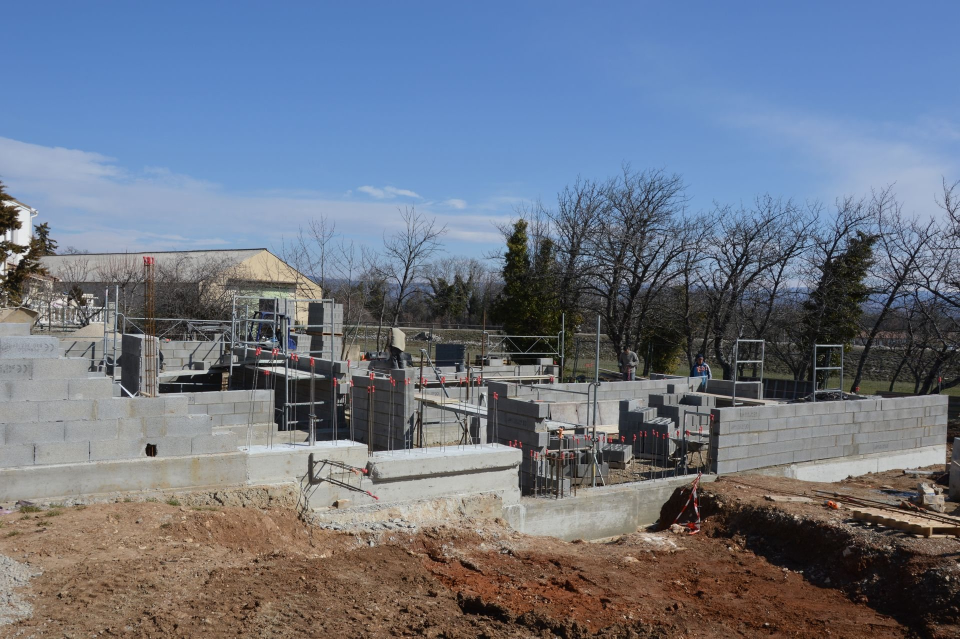
#> input picture artisans/studio/photos/macon/accueil.jpg, 1920 x 1277 px, given in place of nue6Esmpk3M.jpg, which was not available (shown at 1/2 size)
$ python preparer-photos.py ../../artisans/studio/photos/macon/accueil.jpg
#> lines starting #> are read from the running program, lines starting #| are printed output that depends on the picture
#> in sortir, im is the input picture: PIL image 1920x1277 RGB; mean R, G, B 108.9, 117.3, 132.5
# Prépare les photographies du site à partir des originaux téléchargés (voir IMAGES.md).
# Usage : python3 scripts/preparer-photos.py <dossier des originaux nommés <identifiant Unsplash>.jpg>
import sys, os
from PIL import Image, ImageEnhance

SRC = sys.argv[1]
DEST = os.path.join(os.path.dirname(__file__), "..", "public", "media", "photos")

def cadrer(im, ratio, fx, fy):
#> called with ratio = 1.5, fx = 0.5, fy = 0.6
    w, h = im.size
#> w = 1920; h = 1277
    if w / h > ratio:
        nw = int(h * ratio); x = int((w - nw) * fx); return im.crop((x, 0, x + nw, h))
#> after `nw = int(h * ratio)`: nw = 1915
#> after `x = int((w - nw) * fx)`: x = 2
    nh = int(w / ratio); y = int((h - nh) * fy); return im.crop((0, y, w, y + nh))

def sortir(ident, nom, taille, fx=0.5, fy=0.5, q=78, fmt="webp", lum=1.0):
    im = Image.open(os.path.join(SRC, ident + ".jpg")).convert("RGB")
    im = cadrer(im, taille[0] / taille[1], fx, fy).resize(taille, Image.LANCZOS)
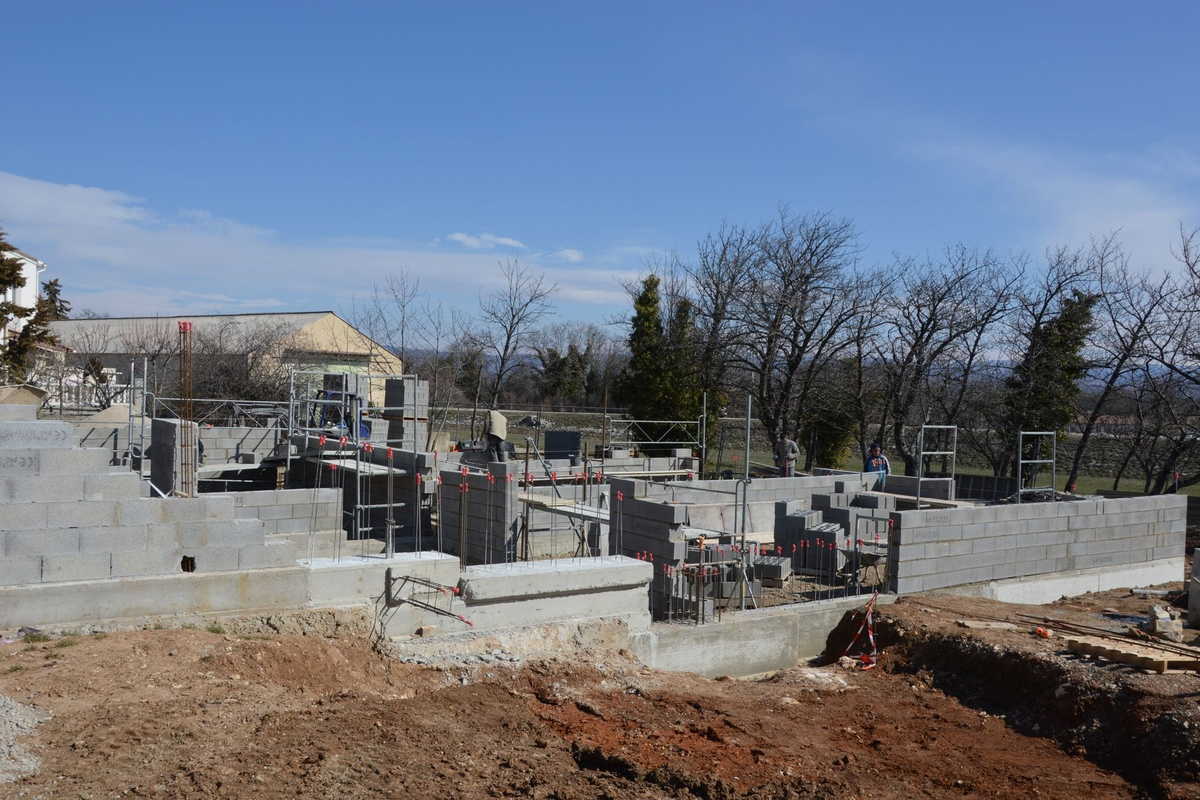
#> im: PIL image 1200x800 RGB; mean R, G, B 108.9, 117.3, 132.6
    if lum != 1.0: im = ImageEnhance.Brightness(im).enhance(lum)  # fond clair assombri pour rester dans le ton du site
    f = os.path.join(DEST, f"{nom}.{fmt}")
    if fmt == "webp": im.save(f, "WEBP", quality=q, method=6)
    else: im.save(f, "JPEG", quality=q, optimize=True, progressive=True)
    print(f"{nom}.{fmt:5} {taille[0]}x{taille[1]}  {os.path.getsize(f)//1024} ko")

V, P = (720, 1280), (360, 640)
# Couverture
# Clôture (affichée floutée : petite taille suffisante)
sortir("nue6Esmpk3M", "cloture", (1200, 800), fy=0.6, q=60)
# Anatomie d'une publicité
sortir("YhMFYJZgMA0", "temps-01-accroche", V, 0.5, 0.3)
#> call 2 of sortir, with ident = 'YhMFYJZgMA0', nom = 'temps-01-accroche', taille = (720, 1280), fx = 0.5, fy = 0.3, q = 78, fmt = 'webp', lum = 1
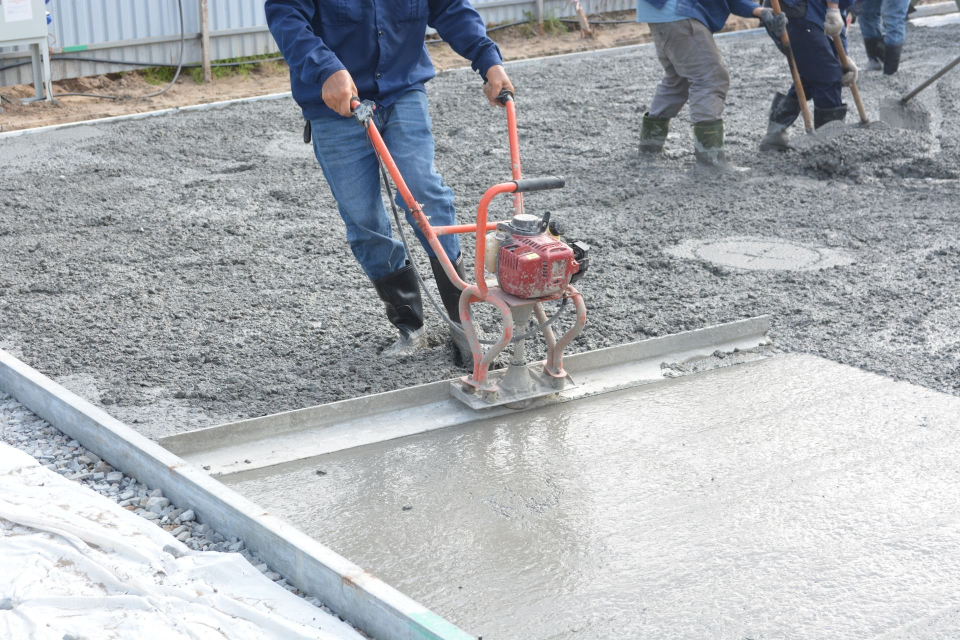
#> input picture artisans/studio/photos/macon/dalle.jpg, 1920 x 1280 px, given in place of YhMFYJZgMA0.jpg, which was not available (shown at 1/2 size)
#> in sortir, im is the input picture: PIL image 1920x1280 RGB; mean R, G, B 170.6, 173.9, 178
#> call 2 of cadrer, with ratio = 0.562, fx = 0.5, fy = 0.3
#> in cadrer (call 2), `return im.crop((x, 0, x + nw, h))`:
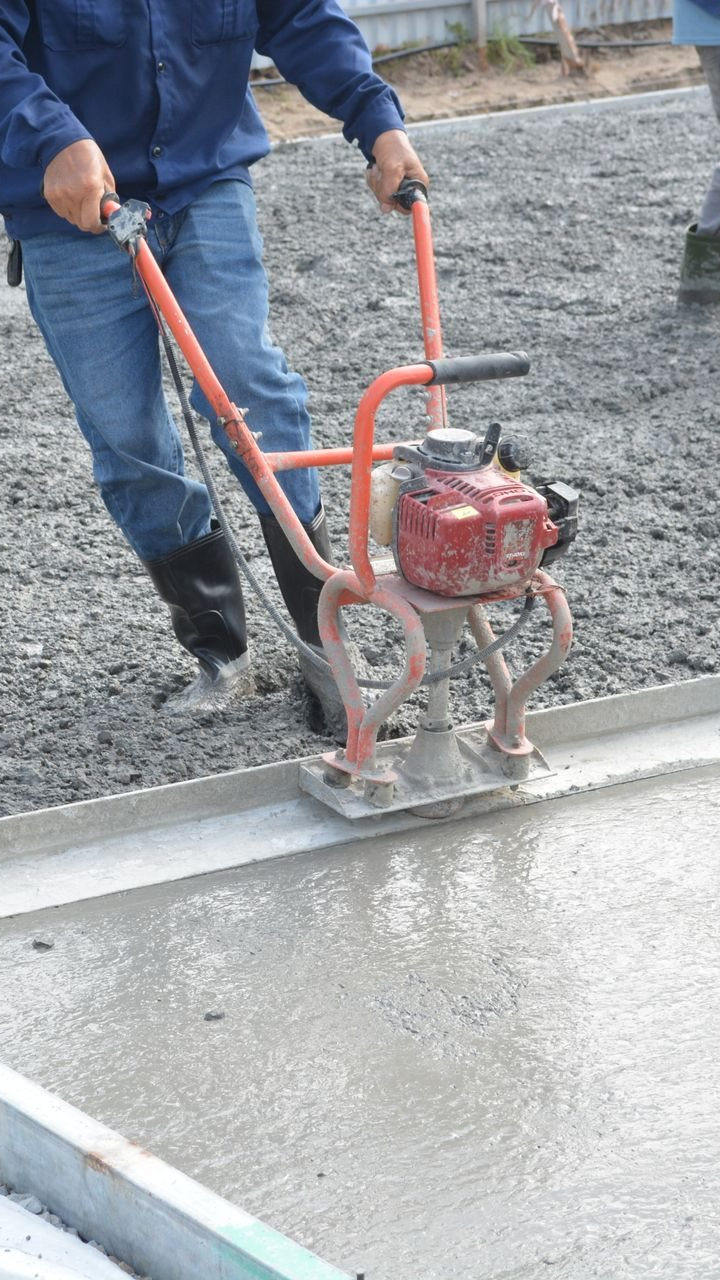
#> returned value: PIL image 720x1280 RGB; mean R, G, B 158.2, 160.6, 165.7
sortir("o6fSMrsqHOk", "temps-02-preuve", V, 0.4, 0.5)
#> call 3 of cadrer, with ratio = 0.562, fx = 0.4, fy = 0.5
#> in cadrer (call 3), `return im.crop((x, 0, x + nw, h))`:
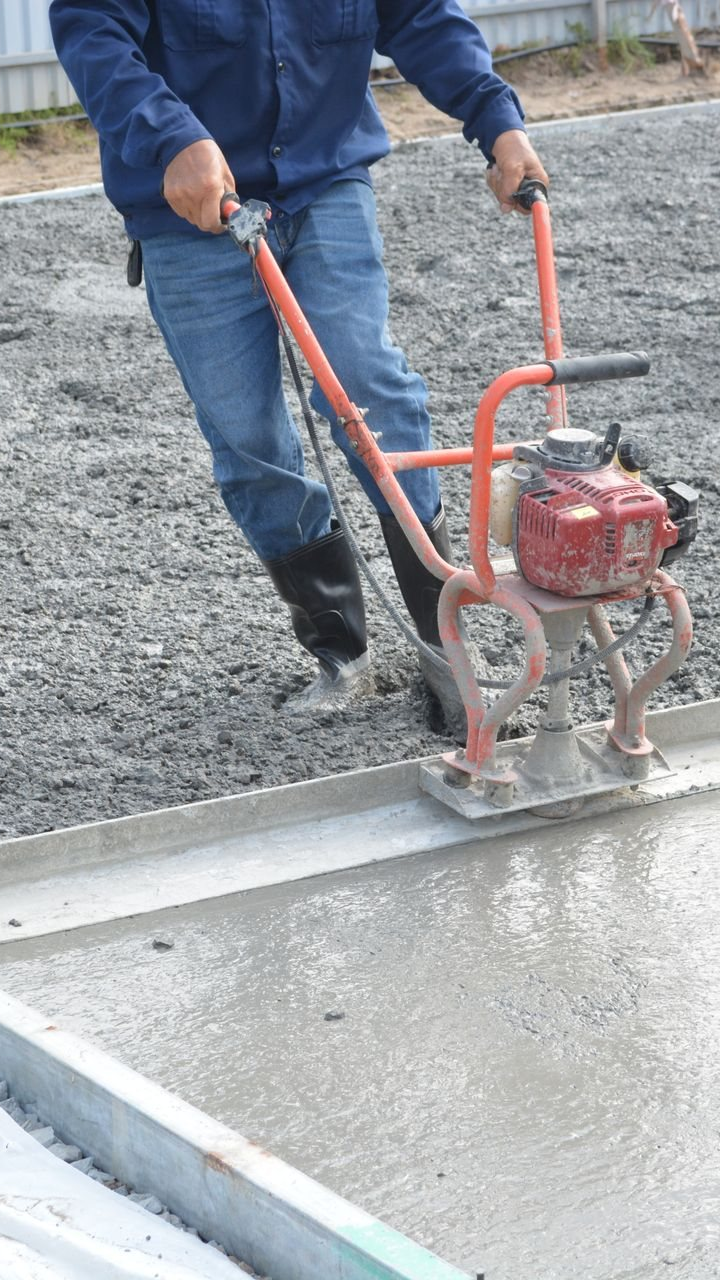
#> returned value: PIL image 720x1280 RGB; mean R, G, B 155.8, 158.7, 164.2
sortir("4uzfoyPI6DI", "temps-03-benefice", V, 0.5, 0.5)
#> (the run stopped early here; a loop or call above may not have finished)
